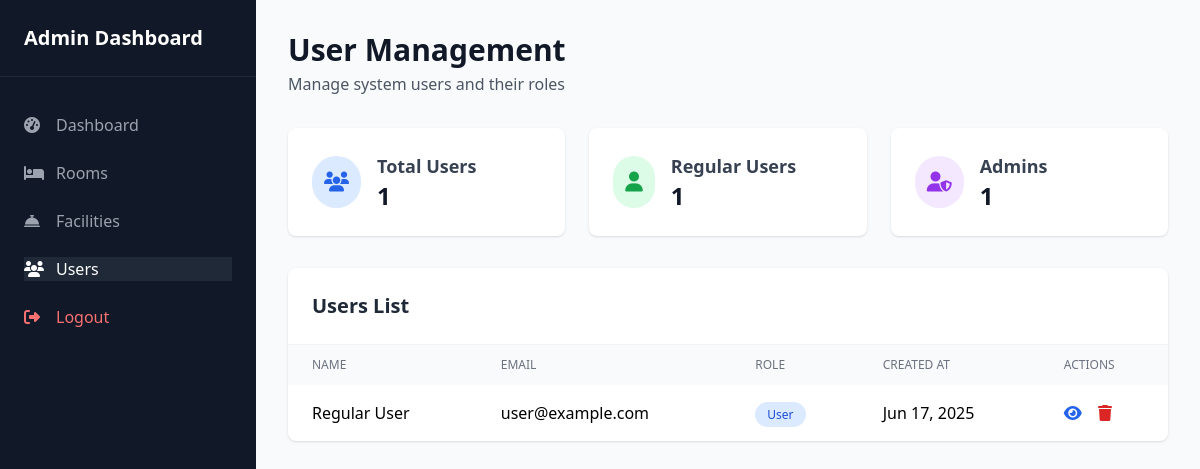
The page /admin/users.php (signed in) on the database its author committed.
### tables this page shows
CREATE TABLE `users` (
  `id` int(11) NOT NULL,
  `name` varchar(100) NOT NULL,
  `email` varchar(100) NOT NULL,
  `password` varchar(255) NOT NULL,
  `role` enum('user','admin') DEFAULT 'user',
  `created_at` timestamp NOT NULL DEFAULT current_timestamp()
);

### admin/users.php (the view, shortened to what this page needs)
<?php
require_once '../config/database.php';
$users_query = "SELECT * FROM users WHERE id != ? ORDER BY created_at DESC";
$stmt = $conn->prepare($users_query);
$stmt->bind_param("i", $_SESSION['user_id']);
$stmt->execute();
$users = $stmt->get_result();
$total_users = $users->num_rows;
$admin_count = $conn->query("SELECT COUNT(*) as count FROM users WHERE role = 'admin'")->fetch_assoc()['count'];
$regular_users = $total_users - $admin_count + 1;
?>
<!DOCTYPE html>
<html lang="en">
<head>
    <script src="https://cdn.tailwindcss.com"></script>
    <link rel="stylesheet" href="https://cdnjs.cloudflare.com/ajax/libs/font-awesome/6.5.1/css/all.min.css">
</head>
<body class="bg-gray-50">
    <div class="flex min-h-screen">
        <nav id="sidebar" class="bg-gray-900 text-white w-64 fixed inset-y-0 left-0 transform -translate-x-full lg:translate-x-0 transition-transform duration-300 ease-in-out overflow-y-auto">
            <div class="p-6 border-b border-gray-800">
                <h1 class="text-xl font-bold">Admin Dashboard</h1>
            </div>
            <ul class="mt-6">
                <li class="px-6 py-3">
                    <a href="index.php" class="flex items-center text-gray-400 hover:text-white transition-colors">
                        <i class="fas fa-tachometer-alt w-5"></i>
                        <span class="ml-3">Dashboard</span>
                    </a>
                </li>
                <li class="px-6 py-3">
                    <a href="rooms.php" class="flex items-center text-gray-400 hover:text-white transition-colors">
                        <i class="fas fa-bed w-5"></i>
                        <span class="ml-3">Rooms</span>
                    </a>
                </li>
                <li class="px-6 py-3">
                    <a href="facilities.php" class="flex items-center text-gray-400 hover:text-white transition-colors">
                        <i class="fas fa-concierge-bell w-5"></i>
                        <span class="ml-3">Facilities</span>
                    </a>
                </li>
                <li class="px-6 py-3">
                    <a href="users.php" class="flex items-center bg-gray-800 text-white transition-colors">
                        <i class="fas fa-users w-5"></i>
                        <span class="ml-3">Users</span>
                    </a>
                </li>
                <li class="px-6 py-3">
                    <a href="../logout.php" class="flex items-center text-red-400 hover:text-red-300 transition-colors">
                        <i class="fas fa-sign-out-alt w-5"></i>
                        <span class="ml-3">Logout</span>
                    </a>
                </li>
            </ul>
        </nav>
        <div class="flex-1 lg:ml-64 p-8">
            <div class="max-w-7xl mx-auto">
                <div class="mb-8">
                    <h1 class="text-3xl font-bold text-gray-900">User Management</h1>
                    <p class="text-gray-600 mt-1">Manage system users and their roles</p>
                </div>
                <div class="grid grid-cols-1 md:grid-cols-3 gap-6 mb-8">
                    <div class="bg-white rounded-lg shadow p-6">
                        <div class="flex items-center">
                            <div class="p-3 rounded-full bg-blue-100 text-blue-600">
                                <i class="fas fa-users text-xl"></i>
                            </div>
                            <div class="ml-4">
                                <h3 class="text-lg font-semibold text-gray-700">Total Users</h3>
                                <p class="text-2xl font-bold text-gray-900"><?php echo $total_users; ?></p>
                            </div>
                        </div>
                    </div>
                    <div class="bg-white rounded-lg shadow p-6">
                        <div class="flex items-center">
                            <div class="p-3 rounded-full bg-green-100 text-green-600">
                                <i class="fas fa-user text-xl"></i>
                            </div>
                            <div class="ml-4">
                                <h3 class="text-lg font-semibold text-gray-700">Regular Users</h3>
                                <p class="text-2xl font-bold text-gray-900"><?php echo $regular_users; ?></p>
                            </div>
                        </div>
                    </div>
                    <div class="bg-white rounded-lg shadow p-6">
                        <div class="flex items-center">
                            <div class="p-3 rounded-full bg-purple-100 text-purple-600">
                                <i class="fas fa-user-shield text-xl"></i>
                            </div>
                            <div class="ml-4">
                                <h3 class="text-lg font-semibold text-gray-700">Admins</h3>
                                <p class="text-2xl font-bold text-gray-900"><?php echo $admin_count; ?></p>
                            </div>
                        </div>
                    </div>
                </div>
                <div class="bg-white rounded-lg shadow overflow-hidden">
                    <div class="p-6 border-b border-gray-100">
                        <div class="flex justify-between items-center">
                            <h2 class="text-xl font-semibold text-gray-800">Users List</h2>
                        </div>
                    </div>
                    <div class="overflow-x-auto">
                        <table class="w-full text-left">
                            <thead class="bg-gray-50">
                                <tr>
                                    <th class="px-6 py-3 text-xs font-medium text-gray-500 uppercase">Name</th>
                                    <th class="px-6 py-3 text-xs font-medium text-gray-500 uppercase">Email</th>
                                    <th class="px-6 py-3 text-xs font-medium text-gray-500 uppercase">Role</th>
                                    <th class="px-6 py-3 text-xs font-medium text-gray-500 uppercase">Created At</th>
                                    <th class="px-6 py-3 text-xs font-medium text-gray-500 uppercase">Actions</th>
                                </tr>
                            </thead>
                            <tbody class="divide-y divide-gray-100">
                                <?php while ($user = $users->fetch_assoc()): ?>
                                <tr class="hover:bg-gray-50">
                                    <td class="px-6 py-4"><?php echo htmlspecialchars($user['name']); ?></td>
                                    <td class="px-6 py-4"><?php echo htmlspecialchars($user['email']); ?></td>
                                    <td class="px-6 py-4">
                                        <span class="px-3 py-1 rounded-full text-xs font-medium <?php echo $user['role'] === 'admin' ? 'bg-purple-100 text-purple-700' : 'bg-blue-100 text-blue-700'; ?>">
                                            <?php echo ucfirst($user['role']); ?>
                                        </span>
                                    </td>
                                    <td class="px-6 py-4"><?php echo date('M d, Y', strtotime($user['created_at'])); ?></td>
                                    <td class="px-6 py-4">
                                        <button onclick="viewUser(<?php echo $user['id']; ?>)"
                                                class="text-blue-600 hover:text-blue-800 mr-3">
                                            <i class="fas fa-eye"></i>
                                        </button>
                                        <button onclick="deleteUser(<?php echo $user['id']; ?>)"
                                                class="text-red-600 hover:text-red-800">
                                            <i class="fas fa-trash"></i>
                                        </button>
                                    </td>
                                </tr>
                                <?php endwhile; ?>
                            </tbody>
                        </table>
                    </div>
                </div>
            </div>
        </div>
    </div>
</body>
</html>

### rows shown on the page
users: name "Regular User", email "user@example.com", role "User", created_at "Jun 17, 2025"

### other values the page prints
$total_users "1"
$regular_users "1"
$admin_count "1"
